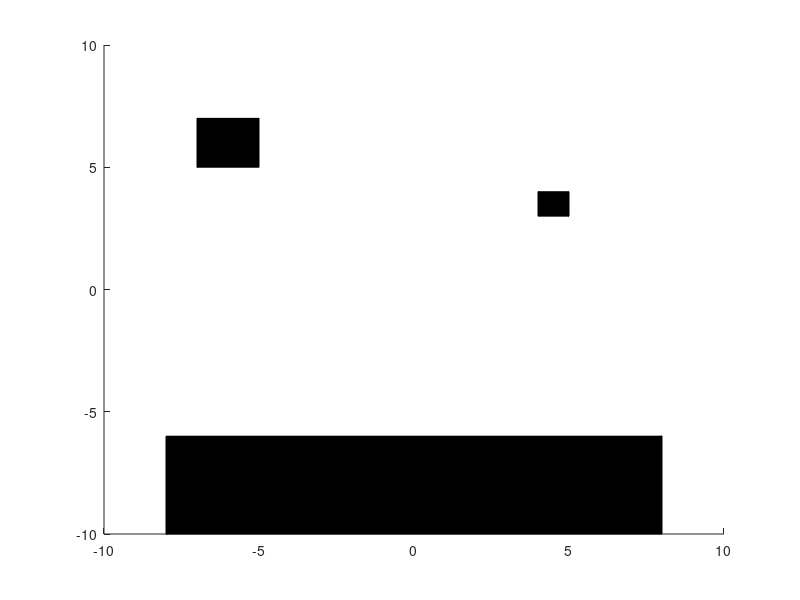

The MATLAB script that drew this image: (Note: this script raises an error after producing the figure.)
%% Draw Robot and obstacles
addpath('RRT')
clear all
close all

k1 = 0.95; k2 = 0.95;
param.q_min = [-k1*pi, -k2*pi, -10,-10];
param.q_max = [k1*pi, k2*pi, 10, 10];
param.q_init = [ -2, -1, 0, 0];

% % You should experiment by changing these coordinates
% param.dim = 2;
% if param.dim == 3
%     start_coords = [300*pi/180; 300*pi/180; 20*pi/180];
%     end_coords = [200*pi/180; 200*pi/180; 200*pi/180];
% elseif param.dim ==2
%     start_coords = fliplr(param.q_init(1:param.dim))';
%    end_coords = [-2; -2];
% %     end_coords = [0; 2.8];
% end

while(1)
    param.dim = 2;
    
    % Add obstacles
    hold on;
    obstacle.vertices = [4 3; 4 4; 5 3; 5 4 ; -5 5; -5 7; -7 5; -7 7; -8 -6; 8 -6; -8 -10; 8 -10];
    obstacle.faces = [1 2 3; 2 3 4 ; 5 6 7; 6 7 8; 9 10 11; 10 11 12];
    obs = patch(obstacle);
    hold off;
    
    %gmm model creation
    load('data/net50_pos_thr.mat');
    [y_f, dy_f] = tanhNN(net);
    
    % Add start and ending pose
    collied1 = 1;
    collied2 = 1;
    while collied1 | collied2
        if param.dim ==2
            start_coords = [param.q_min(1) + (param.q_max(1)-param.q_min(1))*rand; ...
                param.q_min(2) + (param.q_max(2)-param.q_min(2))*rand];
            end_coords   = [param.q_min(1) + (param.q_max(1)-param.q_min(1))*rand; ...
                param.q_min(2) + (param.q_max(2)-param.q_min(2))*rand];
        end
        [collied1, colliedPoint, ObsPoint] = checkPath_single(start_coords, obstacle, param.dim, y_f);
        [collied2, colliedPoint, ObsPoint] = checkPath_single(end_coords, obstacle, param.dim, y_f);
    end
    
    for RRT_star = 0
        param.RRT_star = RRT_star;
        for NN_check = 1
            close all

            param.NN_check = NN_check;
            if param.NN_check
                param.grad_heuristic = 1;
            else
                param.grad_heuristic = 0;
            end
            
            
            figure(1);
            
            subplot(1,2,1);
            
            % This function sets up the two/three link robot based on the coordinates
            % in configuration space [theta1, theta2, (theta3)]. You can change the configuration
            % of the robot by changing the two numbers in the input array.
            if param.dim == 3
                fv = ThreeLinkRobot ([30*pi/180 -30*pi/180 90*pi/180],param.dim);
            elseif param.dim == 2
                fv = ThreeLinkRobot (fliplr(param.q_init(1:param.dim)),param.dim);%[q2 q1]
            end
            p = patch (fv);
            p.FaceColor = 'blue';
            p.EdgeColor = 'none';
            sz = 12;
            axis equal;
            axis (sz*[-1 1 -1 1]);
            
            
            
            %% Compute Configuration Space
            if param.dim == 3
                cuboidSize = [36, 36, 36];
                if ~exist('RRT/cspace_3.mat','file')
                    theta1_range = 0:36:360;
                    theta2_range = 0:36:360;
                    theta3_range = 0:36:360;
                    
                    ndim1 = length(theta1_range);
                    ndim2 = length(theta2_range);
                    ndim3 = length(theta3_range);
                    
                    cspace = true(ndim1, ndim2, ndim3);
                    
                    for i = 1:ndim1
                        for j = 1:ndim2
                            for k = 1:ndim3
                                
                                fv = ThreeLinkRobot ([theta3_range(k) theta2_range(j) theta1_range(i)], param.dim);
                                
                                cspace (i,j,k) = CollisionCheck (fv, obstacle);
                                
                            end
                            
                            fprintf ('%d of %d\n', i, ndim1);
                        end
                    end
                    save RRT/cspace_3 cspace
                else
                    load('RRT/cspace_3.mat')
                end
                %% Plot configuration space
                subplot (1,2,2);
                
                axis equal;
                axis ([0 360 0 360 0 360]);
                
                cmap = [1 1 1; 0 0 0];
                colormap(cmap);
                
                % Here we may flip the cspace image to match the axes
                for i = 1:length(cspace(1,:,:))
                    for j = 1:length(cspace(2,:,:))
                        for k = 1:length(cspace(3,:,:))
                            
                            if cspace(k,j,i) == 1
                                vertexIndex=[0 0 0;0 0 1;0 1 0;0 1 1;1 0 0;1 0 1;1 1 0;1 1 1];
                                originPoint = [i, j, k];
                                vertex = cuboidSize .* (originPoint-1) + vertexIndex.*cuboidSize;
                                
                                facet=[1 2 4 3;1 2 6 5;1 3 7 5;2 4 8 6;3 4 8 7;5 6 8 7];
                                
                                patch('Vertices',vertex,'Faces',facet,'FaceColor','green', 'EdgeColor', [0.7,0.7,0.7]);
                                
                            end
                        end
                    end
                    axis xy;
                    view(3);
                    xlabel ('theta3 in degrees');
                    ylabel ('theta2 in degrees');
                    zlabel ('theta1 in degrees');
                    
                    title ('Configuration Space');
                    
                end
            elseif param.dim == 2
                
                if ~exist('RRT/cspace_2.mat','file')
                    theta1_range = param.q_min(1):0.01*pi:param.q_max(1);
                    theta2_range = param.q_min(2):0.01:param.q_max(2);
                    
                    ndim1 = length(theta1_range);
                    ndim2 = length(theta2_range);
                    
                    cspace = true(ndim1, ndim2);
                    
                    for i = 1:ndim1
                        for j = 1:ndim2
                            
                            fv = ThreeLinkRobot ([theta2_range(j) theta1_range(i)], param.dim);
                            
                            cspace (i,j) = CollisionCheck (fv, obstacle);
                            
                        end
                        
                        fprintf ('%d of %d\n', i, ndim1);
                    end
                    save RRT/cspace_2 cspace
                else
                    load('RRT/cspace_2.mat')
                end
                %% Plot configuration space
                subplot (1,2,2);
                
                axis equal;
                axis ([param.q_min(2) param.q_max(2) param.q_min(1) param.q_max(1)]);
                
                cmap = [1 1 1; 0 0 0];
                colormap(cmap);
                
                % Here we may flip the cspace image to match the axes
                imagesc([param.q_min(2) param.q_max(2)], [param.q_min(1) param.q_max(1)], cspace);
                axis xy;
                
                xlabel ('theta2 in degrees');
                ylabel ('theta1 in degrees');
                
                title ('Configuration Space');
            end
            
            %% Plot a path through torus space
            figure('name','configuration space (RRT)','Position',[600 10 450 353]);
            axis equal;
            axis ([param.q_min(2) param.q_max(2), param.q_min(1) param.q_max(1)]);
            if param.dim == 3
                for i = 1:length(cspace(1,:,:))
                    for j = 1:length(cspace(2,:,:))
                        for k = 1:length(cspace(3,:,:))
                            
                            if cspace(k,j,i) == 1
                                vertexIndex=[0 0 0;0 0 1;0 1 0;0 1 1;1 0 0;1 0 1;1 1 0;1 1 1];
                                originPoint = [i, j, k];
                                vertex = cuboidSize .* (originPoint-1) + vertexIndex.*cuboidSize;
                                
                                facet=[1 2 4 3;1 2 6 5;1 3 7 5;2 4 8 6;3 4 8 7;5 6 8 7];
                                
                                patch('Vertices',vertex,'Faces',facet,'FaceColor','green', 'EdgeColor', [0.7,0.7,0.7]);
                                
                            end
                        end
                    end
                    axis xy;
                    view(3);
                    xlabel ('theta3 in degrees');
                    ylabel ('theta2 in degrees');
                    zlabel ('theta1 in degrees');
                    
                    title ('Configuration Space');
                    
                end
            elseif param.dim == 2
                cmap = [1 1 1; 0 0 0];
                colormap(cmap);
                
                % Here we may flip the cspace image to match the axes
                imagesc([param.q_min(2) param.q_max(2)], [param.q_min(1) param.q_max(1)], cspace);
                axis xy;
                
                xlabel ('theta2 in degrees');
                ylabel ('theta1 in degrees');
                
                title ('Configuration Space');
            end
            
            %% Plan a path
            % Visualize the starting and end nodes
            if param.dim == 3
                hold on
                plot3(start_coords(1),start_coords(2),start_coords(3),'gp');
                plot3(end_coords(1),end_coords(2),end_coords(3),'rp');
                hold off
            elseif param.dim ==2
                hold on
                plot(start_coords(1),start_coords(2),'gp');
                plot(end_coords(1),end_coords(2),'rp');
                hold off
            end
            
            param.vertex_coords=[start_coords, end_coords];
            
            % add a new figure to visualize task space
            figure('name','task space','Position',[1000 600 450 353]);
            % if param.dim == 3
            %     fv = ThreeLinkRobot ([30*pi/180 -30*pi/180 90*pi/180],param.dim);
            % elseif param.dim == 2
            %     fv = ThreeLinkRobot ([-30*pi/180 90*pi/180],param.dim);
            % end
            % p = patch (fv);
            % p.FaceColor = 'blue';
            % p.EdgeColor = 'none';
            sz = 12;
            axis equal;
            axis (sz*[-1 1 -1 1]);
            % Add obstacles
            hold on;
            obs = patch(obstacle);
            hold off;
            
            param.display = true;
            param.stepsize = 0.1;
            param.disTh = 0.1;
            param.maxFailedAttempts = 10000;
            param.saveRand = false;
            
            fprintf('RRT_star = %d \nNN_check = %d \n\n', param.RRT_star,param.NN_check);   % 打印运行时间toc和路径长度
            path = RRT(@()(RandomSampleThreeLink(obstacle,param.q_min,param.q_max,param.dim)), @DistThreeLink, ...
                obstacle, param);
        end
    end
end